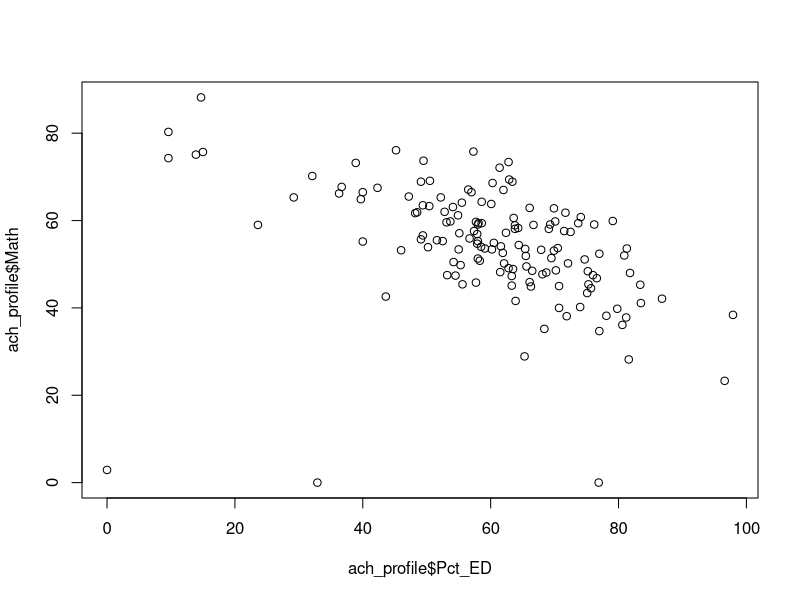
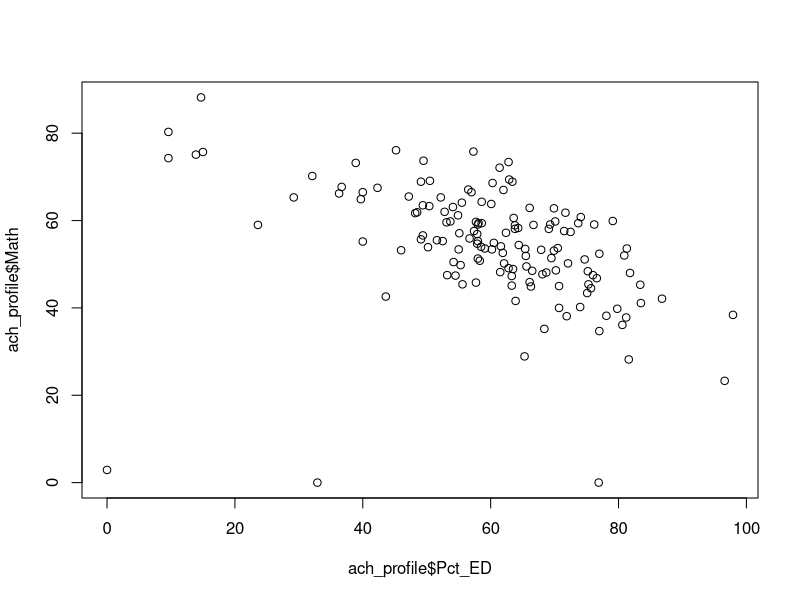

Here is the R script that generated these plots, in order:
## ---- chunk 1
knitr::opts_chunk$set(echo = TRUE, message = FALSE, warning = FALSE)

library(tidyverse)

ach_profile <- read_csv("data/achievement_profile_data_with_CORE.csv")
## ---- chunk 2
plot(ach_profile$Pct_ED, ach_profile$Math)
## ---- chunk 3
plot(ach_profile$Pct_ED, ach_profile$Math)
## ---- chunk 4

ach_profile %>%
    filter(system_name %in% c("Davidson County", "State of Tennessee")) %>%
    select(system_name, Pct_BHN, Pct_ED, Pct_SWD, Pct_EL) %>%
    rename(`Black/Hispanic/Native American` = Pct_BHN, `Economically Disadvantaged` = Pct_ED, `Students with Disabilities` = Pct_SWD, `English Learners` = Pct_EL) %>%
    gather(Subgroup, `Percentage of Students`, 2:5) %>%
    spread(system_name, `Percentage of Students`) %>%
    mutate_each(funs(paste0(., "%")), -Subgroup) %>%
    knitr::kable()

## ---- chunk 5

ach_profile %>%
    filter(system_name %in% c("Davidson County", "State of Tennessee")) %>%
    select(system_name, Pct_BHN, Pct_ED, Pct_SWD, Pct_EL) %>%
    rename(`Black/Hispanic/Native American` = Pct_BHN, `Economically Disadvantaged` = Pct_ED, `Students with Disabilities` = Pct_SWD, `English Learners` = Pct_EL) %>%
    gather(Subgroup, `Percentage of Students`, 2:5) %>%
    spread(system_name, `Percentage of Students`) %>%
    mutate(`Davidson County` = paste0(`Davidson County`, "%"),
        `State of Tennessee` = paste0(`State of Tennessee`, "%")) %>%
    knitr::kable()

